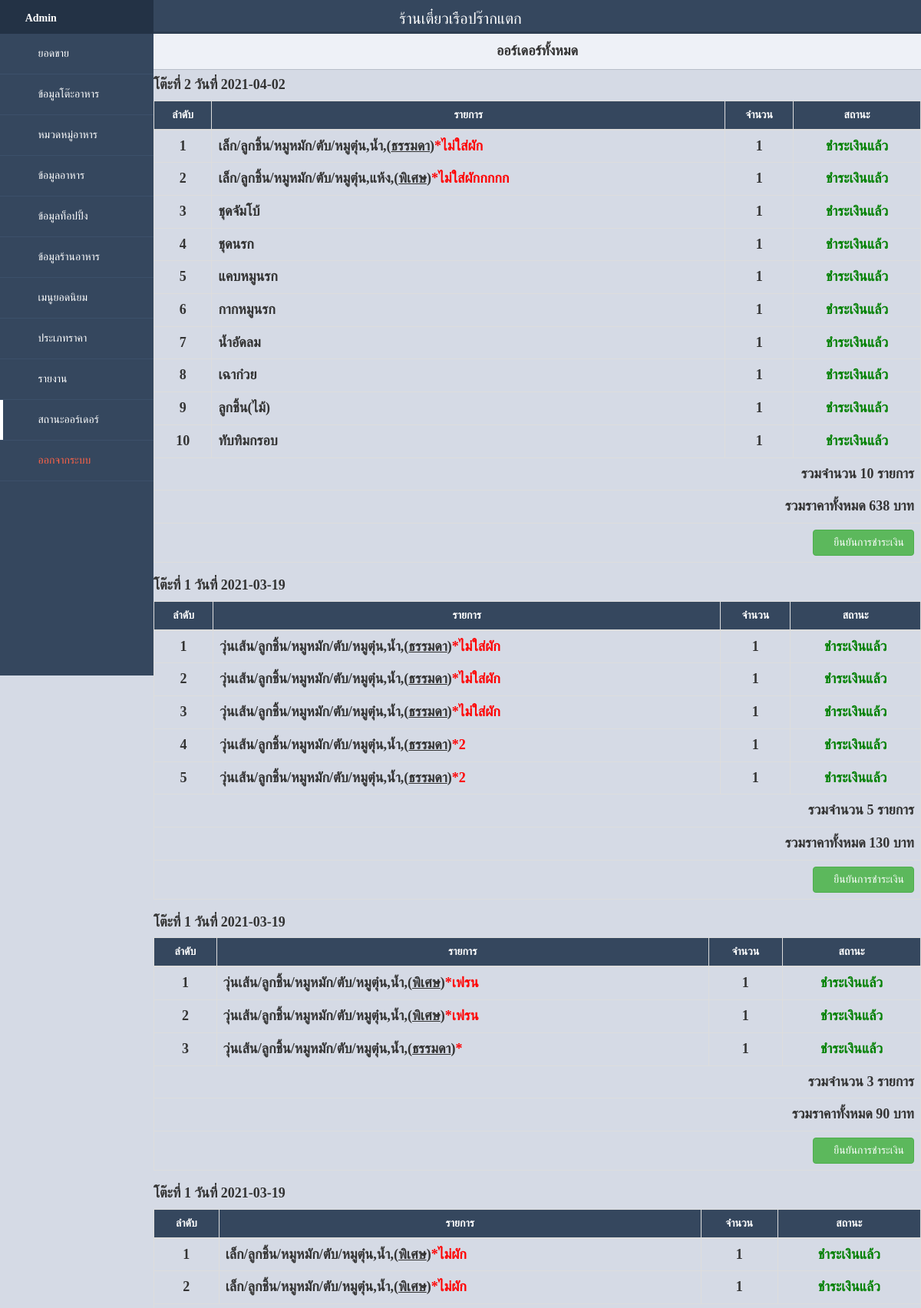
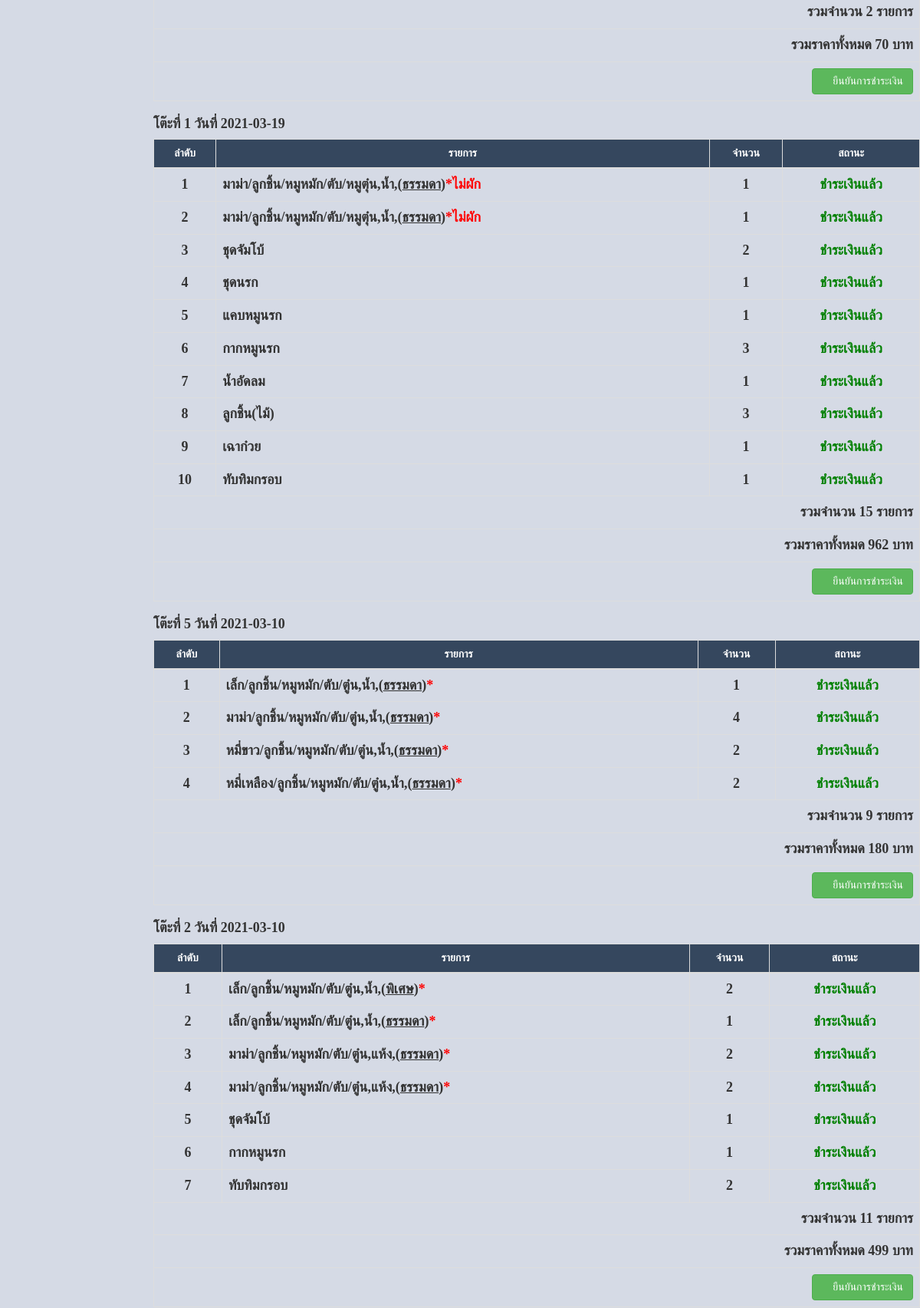
The app's page /admin/index.php?page=orders (upper part) with its own data (2 pictures, top to bottom).
### tables this page shows
CREATE TABLE `restaurant` (
  `id_restaurant` int(11) NOT NULL,
  `restaurant_name` varchar(100) NOT NULL,
  `restaurant_address` text NOT NULL,
  `restaurant_tel` varchar(10) NOT NULL,
  `restaurant_img` varchar(255) NOT NULL COMMENT 'รูปโลโก้ร้าน'
);

CREATE TABLE `order_list` (
  `list_id` int(11) NOT NULL COMMENT 'ไอดีของลิสรายการ',
  `order_id` int(11) NOT NULL COMMENT 'ไอดีของออร์เดอร์',
  `food_id` int(11) NOT NULL COMMENT 'ไอดีของอาหาร',
  `food_typeid` int(11) NOT NULL COMMENT 'ไอดีหมวดหมู่อาหาร',
  `order_unit` int(11) NOT NULL COMMENT 'จำนวนของรายการอาหาร',
  `food_statusid` int(11) NOT NULL COMMENT 'ไอดีสเตัสรายการอาหาร',
  `order_note` varchar(255) NOT NULL COMMENT 'หมายเหตุของอาหาร',
  `food_topping` varchar(255) NOT NULL COMMENT 'ท็อปปิ้งของก๋วยเตี๋ยว',
  `food_water` varchar(50) NOT NULL COMMENT 'ประเภทของก๋วยเตี๋ยว แห้ง/น้ำ',
  `price_categoryname` varchar(255) NOT NULL COMMENT 'ไอดีประเภทราคาอาหาร ธรรมดา/พิเศษ'
);

CREATE TABLE `orders` (
  `order_id` int(11) NOT NULL COMMENT 'ไอดีของออร์เดอร์',
  `order_date` date NOT NULL COMMENT 'วันที่การสั่งออร์เดอร์',
  `table_id` int(11) NOT NULL COMMENT 'โต๊ะของออร์เดอร์',
  `food_statusid` int(11) NOT NULL COMMENT 'สเตตัสของออร์เดอร์',
  `foodstatusid_dessert_drink` int(11) NOT NULL COMMENT 'สเตตัสสถานะของหวานและเครื่องดื่ม',
  `foodstatusid_hell` int(11) NOT NULL COMMENT 'สเตตัสสถานะเมนูนรก',
  `order_price` int(11) NOT NULL COMMENT 'ยอดใช้จ่ายทั้งหมด'
);

CREATE TABLE `food` (
  `food_id` int(11) NOT NULL COMMENT 'ไอดีอาหาร',
  `foodtype_id` varchar(2) NOT NULL COMMENT 'ไอดีหมวดหมู่อาหาร',
  `food_name` varchar(100) NOT NULL COMMENT 'ชื่ออาหาร',
  `food_price` varchar(10) NOT NULL COMMENT 'ราคาอาหาร',
  `food_flag` varchar(1) NOT NULL COMMENT 'สถานะของอาหาร',
  `food_img` varchar(100) NOT NULL COMMENT 'รูปภาพ',
  `food_recommend` varchar(1) NOT NULL COMMENT 'สถานะเมนูแนะนำ'
);

CREATE TABLE `food_status` (
  `food_statusid` int(11) NOT NULL COMMENT 'สเตตัสของออร์เดอร์',
  `food_statusname` varchar(50) NOT NULL COMMENT 'ชื่อของออร์เดอร์'
);

### admin/orders.php (the view, shortened to what this page needs)
<?php include("../admin/config.php"); ?>
<div class="title" style="text-align: center;">ออร์เดอร์ทั้งหมด</div>
<?php
	$sqli="SELECT * from orders inner join order_list on (orders.order_id=order_list.order_id) GROUP BY order_list.order_id order by order_list.list_id desc";
	$resulti=$db->query($sqli);
	while($rowi=$resulti->fetch_array(MYSQLI_BOTH)){?>
			<h4 class="page-banner-sm"><b>โต๊ะที่ <?php echo $rowi["table_id"]?> วันที่ <?php echo $rowi["order_date"]?></b></h4>
				<table class="table table-hover table-bordered" id="example" width="100%">
					<thead style="background-color: #35475e">
					<tr>
					<th scope="col">ลำดับ</th>
					<th scope="col">รายการ</th>
					<th scope="col">จำนวน</th>
					<th scope="col">สถานะ</th>
					</tr>
					</thead>
				<tbody>
				<form action="?page=check_bill" method="POST">
						<?php
						$total=0;
						$i=0;
						$sql="SELECT * from order_list inner join orders on (order_list.order_id=orders.order_id) inner join food on (order_list.food_id=food.food_id) inner join food_status on (order_list.food_statusid=food_status.food_statusid) where order_list.order_id='".$rowi["order_id"]."' and order_list.food_typeid='3' and orders.table_id='".$rowi["table_id"]."' order by order_list.list_id asc";
						$result=$db->query($sql);
						while($row=$result->fetch_array(MYSQLI_BOTH)){
						?>
							<tr>
								<td scope="row" style="text-align: center;"><?php echo ++$i; ?></td>
								<td><?php echo $row["food_name"].$row["food_topping"].','.$row["food_water"].',('.'<u>'.$row["price_categoryname"].'</u>'.')'."<span style='color:red'>".'*'.$row["order_note"]; "</span>"?></td>
								<td style="text-align: center;"><?php echo $row["order_unit"]; ?></td>
								<td style="text-align: center;">
								<?php
								if($row["food_statusid"]=='1'){
									echo '<font color="#0000FF">'.$row["food_statusname"].'</font>';
								}else if($row["food_statusid"]=='2'){
									echo '<font color="#FFA500">'.$row["food_statusname"].'</font>';
								}else if($row["food_statusid"]=='3'){
									echo '<font color="green">'.$row["food_statusname"].'</font>';
								}else
								?>
								</td>
							</tr>
							<?php  $total+=$row["order_unit"];?>
						<?php } ?>
						<?php
						$sql="SELECT order_list.order_id,orders.table_id,orders.food_statusid,order_list.food_typeid,order_list.order_unit,food.food_name,food_status.food_statusname,order_list.food_statusid,food.food_id,order_list.food_id, SUM(order_list.order_unit) as order_unit from order_list inner join orders on (order_list.order_id=orders.order_id) inner join food on (order_list.food_id=food.food_id) inner join food_status on (order_list.food_statusid=food_status.food_statusid) where  order_list.food_typeid<>'3' and orders.table_id='".$rowi["table_id"]."' and orders.order_id='".$rowi["order_id"]."' Group by order_list.food_id,order_list.food_statusid order by order_list.food_typeid DESC";
						$result=$db->query($sql);
						while($row=$result->fetch_array(MYSQLI_BOTH)){
						?>
						<tr>
							<td scope="row" style="text-align: center;"><?php echo ++$i; ?></td>
							<td><?php echo $row["food_name"];?></td>
							<td style="text-align: center;"><?php echo $row["order_unit"]; ?></td>
							<td style="text-align: center;">
							<?php
								if($row["food_statusid"]=='1'){
									echo '<font color="#0000FF">'.$row["food_statusname"].'</font>';
								}else if($row["food_statusid"]=='2'){
									echo '<font color="#FFA500">'.$row["food_statusname"].'</font>';
								}else if($row["food_statusid"]=='3'){
									echo '<font color="green">'.$row["food_statusname"].'</font>';
								}
							?>
							</td>
						</tr>
							<?php  $total+=$row["order_unit"];?>
						<?php } ?>
						<tr>
							<td colspan="4" style="text-align: right;">รวมจำนวน <?php echo $total?> รายการ</td>
						</tr>
						<tr>
							<td colspan="4" style="text-align: right;">รวมราคาทั้งหมด <?php echo $rowi["order_price"];?> บาท</td>
						</tr>
						<tr>
							<td colspan="4" style="text-align: right;">
							<button class="btn btn-success" name="<?php echo $row["order_id"]; ?>"><i class="fa fa-paper-plane" aria-hidden="true"></i> ยืนยันการชำระเงิน</button>
							</td>
						</tr>
					</form>
				</tbody>
				</table>
<?php } ?>

### admin/index.php (shortened to what this page needs)
<?php include("config.php"); ?>
<!DOCTYPE html>
<html>
	<head>
		<link rel="stylesheet" href="css/bootstrap.min.css">
		<link rel="stylesheet" href="css/main.css">
		<link rel="stylesheet" href="fonts/Mali.css">
		<link rel="stylesheet" href="fonts/font-awesome.min.css">
		<link rel="stylesheet" href="css/ionicons.min.css">
		<link rel="stylesheet" href="css/dataTables.main.css"/>
		<link rel="stylesheet" href="css/jquery.fancybox.min.css" media="screen">
	</head>
	<body>
		<div class="header">
			<?php
			$sql="select * from restaurant";
			$result=$db->query($sql);
			while($row=$result->fetch_array(MYSQLI_BOTH)){
			?>
			<div class="namestore"><?=$row["restaurant_name"]?></div>
			<?php
			}
			?>
		</div>
		<div class="side-nav">
			<div class="logo">
			<i class="fa fa-tachometer">
				<a href="index.php"></i> Admin</a>
			</div>
			<nav>
				<ul>
					<li <?php if($_GET['page']=="main") echo'class="active"'?>>
						<a href="index.php" title="ยอดขาย">
							<span><i class="fa fa-bar-chart"></i></span>
							<span>ยอดขาย</span>
						</a>
					</li>
					<li <?php if($_GET['page']=="datatable") echo'class="active"'?>
						<?php if($_GET['page']=="datatable_edit") echo'class="active"'?>>
						<a href="?page=datatable" title="ข้อมูลโต๊ะอาหาร">
							<span><i class="fa fa-table"></i></span>
							<span>ข้อมูลโต๊ะอาหาร</span>
						</a>
					</li>
					<li <?php if($_GET['page']=="foodcategory") echo'class="active"'?>
					<?php if($_GET['page']=="foodcategory_new") echo'class="active"'?>
					<?php if($_GET['page']=="foodcategory_edit") echo'class="active"'?>>
						<a href="?page=foodcategory" title="หมวดหมู่อาหาร">
							<span><i class="fa fa-th-list"></i></span>
							<span>หมวดหมู่อาหาร</span>
						</a>
					</li>
					<li <?php if($_GET['page']=="foodinformation") echo'class="active"'?>
					<?php if($_GET['page']=="foodinformation_new") echo'class="active"'?>
					<?php if($_GET['page']=="foodinformation_edit") echo'class="active"'?>>
						<a href="?page=foodinformation" title="ข้อมูลอาหาร">
							<span><i class="fa fa-th"></i></span>
							<span>ข้อมูลอาหาร</span>
						</a>
					</li>
					<li <?php if($_GET['page']=="food_topping") echo'class="active"'?>
					<?php if($_GET['page']=="food_topping_new") echo'class="active"'?>
					<?php if($_GET['page']=="food_topping_edit") echo'class="active"'?>>
						<a href="?page=food_topping" title="ข้อมูลอาหาร">
							<span><i class="fa fa-fort-awesome"></i></span>
							<span>ข้อมูลท็อปปิ้ง</span>
						</a>
					</li>
					<li <?php if($_GET['page']=="restaurant") echo'class="active"'?>
					<?php if($_GET['page']=="restaurant_edit") echo'class="active"'?>>
						<a href="?page=restaurant" title="ข้อมูลร้านอาหาร">
							<span><i class="fa fa-cogs"></i></span>
							<span>ข้อมูลร้านอาหาร</span>
						</a>
					</li>
					<li <?php if($_GET['page']=="popularmenu") echo'class="active"'?>>
						<a href="?page=popularmenu" title="เมนูยอดนิยม">
							<span><i class="fa fa-thumbs-up"></i></span>
							<span>เมนูยอดนิยม</span>
						</a>
					</li>
					<li <?php if($_GET['page']=="price_category") echo'class="active"'?>
					<?php if($_GET['page']=="price_category_edit") echo'class="active"'?>>
						<a href="?page=price_category" title="ประเภทราคา">
							<span><i class="fa fa-star-half-o"></i></span>
							<span>ประเภทราคา</span>
						</a>
					</li>
					<li <?php if($_GET['page']=="report") echo'class="active"'?>>
						<a href="?page=report" title="รายงาน">
							<span><i class="fa fa-line-chart"></i></span>
							<span>รายงาน</span>
						</a>
					</li>
					<li <?php if($_GET['page']=="orders") echo'class="active"'?>>
						<a href="?page=orders" title="ออร์เดอร์">
							<span><i class="fa fa-sort"></i></span>
							<span>สถานะออร์เดอร์</span>
						</a>
					</li>
					<li <?php if($_GET['page']=="logout") echo'class="active"'?>>
						<a href="?page=logout" title="ออกจากระบบ">
							<span><i class="fa fa-sign-out"></i></span>
							<span style="color: tomato;">ออกจากระบบ</span>
						</a>
					</li>
				</ul>
			</nav>
		</div>
		<div class="main-content">
		<?php
		if(@$_GET['fd'])
		$file=$_GET['fd']."/".$_GET['page'].".php";
		else
		$file=@$_GET['page'].".php";
		if(is_file($file)){
		require_once("$file");
		}
		else{
		require_once("main.php");
		}
		?>
		</div>
	</body>
</html>

### admin/css/main.css (style rules this page uses)
* { box-sizing: border-box; }
body { margin: 0; padding: 0; font-family: 'Mali', cursive; background-color: #d5dae5; -webkit-font-smoothing: antialiased; -moz-osx-font-smoothing: grayscale; }
.header { position: absolute; width: 100%; z-index: 3; height: 44px; background-color: #fff; border-bottom: 3px solid #2d3d51; }
th { color: #fff; text-align: center; font-size: 14px; }
td { font-size: 10px; font-weight: bold; }
.namestore { margin-top: 10px; color: #233245; text-align: center; font-size: 20px; }
.logo { height: 44px; padding: 10px; font-weight: 700; }
.side-nav .logo { background-color: #233245; color: #fff; }
.logo i { font-size: 22px; }
.nav-trigger span, .nav-trigger span:before, span:after { width: 20px; height: 2px; background-color: #35475e; position: absolute; }
.side-nav { position: absolute; width: 100%; height: 110vh; background-color: #35475e; z-index: 1; display: none; }
.side-nav ul { margin: 0; padding: 0; }
.side-nav ul li { padding: 16px 16px; border-bottom: 1px solid #3c506a; position: relative; }
.side-nav ul li.active:before { content: ''; position: absolute; width: 4px; height: 100%; top: 0; left: 0; background-color: #fff; }
.side-nav ul li a { color: #fff; display: block; text-decoration: none; }
.side-nav ul li i { color: #0497df; min-width: 20px; text-align: center; }
.side-nav ul li span:nth-child(2) { margin-left: 10px; font-size: 14px; }
.main-content { padding: 40px; margin-top: 0; padding: 0; padding-top: 44px; height: 100%; overflow: scroll; }
.main-content .title { background-color: #eef1f7; border-bottom: 1px solid #b8bec9; padding: 10px 20px; font-weight: 700; color: #333; font-size: 18px; }
@media screen and (min-width: 600px) { th { color: #fff; text-align: center; font-size: 14px; } }
@media screen and (min-width: 600px) { td { font-size: 18px; font-weight: bold; } }
@media screen and (min-width: 600px) { .namestore { margin-top: 10px; color: #fff; text-align: center; font-size: 20px; } }
@media screen and (min-width: 600px) { .header { background-color: #35475e; z-index: 1; } }
@media screen and (min-width: 600px) { .nav-trigger span, .nav-trigger span:before, span:after { background-color: #fff; } }
@media screen and (min-width: 600px) { .side-nav { position: fixed; display: block; width: 70px; z-index: 2; max-height: 100%; overflow-x: hidden; } }
@media screen and (min-width: 600px) { .side-nav ul li span:nth-child(2) { display: none; } }
@media screen and (min-width: 600px) { .side-nav .logo i { padding-left: 12px; } }
@media screen and (min-width: 600px) { .side-nav .logo a { display: none; text-decoration: none; color: #fff; } }
@media screen and (min-width: 600px) { .side-nav ul li i { font-size: 26px; } }
@media screen and (min-width: 600px) { .side-nav ul li a { text-align: center; } }
@media screen and (min-width: 600px) { .main-content { margin-left: 70px; } }
@media screen and (min-width: 800px) { th { color: #fff; text-align: center; font-size: 14px; } }
@media screen and (min-width: 800px) { td { font-size: 18px; font-weight: bold; } }
@media screen and (min-width: 800px) { .side-nav { width: 200px; } }
@media screen and (min-width: 800px) { .side-nav ul li span:nth-child(2) { display: inline-block; } }
@media screen and (min-width: 800px) { .side-nav ul li i { font-size: 16px; } }
@media screen and (min-width: 800px) { .side-nav ul li a { text-align: left; } }
@media screen and (min-width: 800px) { .side-nav .logo i { padding-left: 0; } }
@media screen and (min-width: 800px) { .side-nav .logo a { display: inline-block; text-decoration: none; color: #fff; } }
@media screen and (min-width: 800px) { .main-content { margin-left: 200px; } }

### records on screen
restaurant: restaurant_name "ร้านเตี๋ยวเรือปร๊ากแตก"
order_list: order.table_id "2", order.order_date "2021-04-02", food.food_name "เล็ก", food_topping "/ลูกชิ้น/หมูหมัก/ตับ/หมูตุ๋น", food_water "น้ำ", price_categoryname "ธรรมดา", order_note "ไม่ใส่ผัก", order_unit "1", food_statusid.food_statusname "ชำระเงินแล้ว", total "10", order.order_price "638"
order_list: food.food_name "เล็ก", food_topping "/ลูกชิ้น/หมูหมัก/ตับ/หมูตุ๋น", food_water "แห้ง", price_categoryname "พิเศษ", order_note "ไม่ใส่ผักกกกก", order_unit "1", food_statusid.food_statusname "ชำระเงินแล้ว"
orders: food.food_name "ชุดจัมโบ้", order_unit "1", food_statusname "ชำระเงินแล้ว", food.food_name "ชุดนรก", food.food_name "แคบหมูนรก", food.food_name "กากหมูนรก", food.food_name "น้ำอัดลม", food.food_name "เฉาก๋วย", food.food_name "ลูกชิ้น(ไม้)", food.food_name "ทับทิมกรอบ"
order_list: order.table_id "1", order.order_date "2021-03-19", food.food_name "วุ่นเส้น", food_topping "/ลูกชิ้น/หมูหมัก/ตับ/หมูตุ๋น", food_water "น้ำ", price_categoryname "ธรรมดา", order_note "ไม่ใส่ผัก", order_unit "1", food_statusid.food_statusname "ชำระเงินแล้ว", total "5", order.order_price "130"
order_list: food.food_name "วุ่นเส้น", food_topping "/ลูกชิ้น/หมูหมัก/ตับ/หมูตุ๋น", food_water "น้ำ", price_categoryname "ธรรมดา", order_note "ไม่ใส่ผัก", order_unit "1", food_statusid.food_statusname "ชำระเงินแล้ว"
order_list: food.food_name "วุ่นเส้น", food_topping "/ลูกชิ้น/หมูหมัก/ตับ/หมูตุ๋น", food_water "น้ำ", price_categoryname "ธรรมดา", order_note "ไม่ใส่ผัก", order_unit "1", food_statusid.food_statusname "ชำระเงินแล้ว"
order_list: food.food_name "วุ่นเส้น", food_topping "/ลูกชิ้น/หมูหมัก/ตับ/หมูตุ๋น", food_water "น้ำ", price_categoryname "ธรรมดา", order_note "2", order_unit "1", food_statusid.food_statusname "ชำระเงินแล้ว"
order_list: food.food_name "วุ่นเส้น", food_topping "/ลูกชิ้น/หมูหมัก/ตับ/หมูตุ๋น", food_water "น้ำ", price_categoryname "ธรรมดา", order_note "2", order_unit "1", food_statusid.food_statusname "ชำระเงินแล้ว"
order_list: order.table_id "1", order.order_date "2021-03-19", food.food_name "วุ่นเส้น", food_topping "/ลูกชิ้น/หมูหมัก/ตับ/หมูตุ๋น", food_water "น้ำ", price_categoryname "พิเศษ", order_note "เฟรน", order_unit "1", food_statusid.food_statusname "ชำระเงินแล้ว", total "3", order.order_price "90"
order_list: food.food_name "วุ่นเส้น", food_topping "/ลูกชิ้น/หมูหมัก/ตับ/หมูตุ๋น", food_water "น้ำ", price_categoryname "พิเศษ", order_note "เฟรน", order_unit "1", food_statusid.food_statusname "ชำระเงินแล้ว"
order_list: food.food_name "วุ่นเส้น", food_topping "/ลูกชิ้น/หมูหมัก/ตับ/หมูตุ๋น", food_water "น้ำ", price_categoryname "ธรรมดา", order_unit "1", food_statusid.food_statusname "ชำระเงินแล้ว"
order_list: order.table_id "1", order.order_date "2021-03-19", food.food_name "เล็ก", food_topping "/ลูกชิ้น/หมูหมัก/ตับ/หมูตุ๋น", food_water "น้ำ", price_categoryname "พิเศษ", order_note "ไม่ผัก", order_unit "1", food_statusid.food_statusname "ชำระเงินแล้ว", total "2", order.order_price "70"
order_list: food.food_name "เล็ก", food_topping "/ลูกชิ้น/หมูหมัก/ตับ/หมูตุ๋น", food_water "น้ำ", price_categoryname "พิเศษ", order_note "ไม่ผัก", order_unit "1", food_statusid.food_statusname "ชำระเงินแล้ว"
order_list: order.table_id "1", order.order_date "2021-03-19", food.food_name "มาม่า", food_topping "/ลูกชิ้น/หมูหมัก/ตับ/หมูตุ๋น", food_water "น้ำ", price_categoryname "ธรรมดา", order_note "ไม่ผัก", order_unit "1", food_statusid.food_statusname "ชำระเงินแล้ว", total "15", order.order_price "962"
order_list: food.food_name "มาม่า", food_topping "/ลูกชิ้น/หมูหมัก/ตับ/หมูตุ๋น", food_water "น้ำ", price_categoryname "ธรรมดา", order_note "ไม่ผัก", order_unit "1", food_statusid.food_statusname "ชำระเงินแล้ว"
orders: food.food_name "ชุดจัมโบ้", order_unit "2", food_statusname "ชำระเงินแล้ว", food.food_name "ชุดนรก", order_unit "1", food.food_name "แคบหมูนรก", food.food_name "กากหมูนรก", order_unit "3", food.food_name "น้ำอัดลม", food.food_name "ลูกชิ้น(ไม้)", food.food_name "เฉาก๋วย", food.food_name "ทับทิมกรอบ"
order_list: order.table_id "5", order.order_date "2021-03-10", food.food_name "เล็ก", food_topping "/ลูกชิ้น/หมูหมัก/ตับ/ตู๋น", food_water "น้ำ", price_categoryname "ธรรมดา", order_unit "1", food_statusid.food_statusname "ชำระเงินแล้ว", total "9", order.order_price "180"
order_list: food.food_name "มาม่า", food_topping "/ลูกชิ้น/หมูหมัก/ตับ/ตู๋น", food_water "น้ำ", price_categoryname "ธรรมดา", order_unit "4", food_statusid.food_statusname "ชำระเงินแล้ว"
order_list: food.food_name "หมี่ขาว", food_topping "/ลูกชิ้น/หมูหมัก/ตับ/ตู๋น", food_water "น้ำ", price_categoryname "ธรรมดา", order_unit "2", food_statusid.food_statusname "ชำระเงินแล้ว"
order_list: food.food_name "หมี่เหลือง", food_topping "/ลูกชิ้น/หมูหมัก/ตับ/ตู๋น", food_water "น้ำ", price_categoryname "ธรรมดา", order_unit "2", food_statusid.food_statusname "ชำระเงินแล้ว"
order_list: order.table_id "2", order.order_date "2021-03-10", food.food_name "เล็ก", food_topping "/ลูกชิ้น/หมูหมัก/ตับ/ตู๋น", food_water "น้ำ", price_categoryname "พิเศษ", order_unit "2", food_statusid.food_statusname "ชำระเงินแล้ว", total "11", order.order_price "499"
order_list: food.food_name "เล็ก", food_topping "/ลูกชิ้น/หมูหมัก/ตับ/ตู๋น", food_water "น้ำ", price_categoryname "ธรรมดา", order_unit "1", food_statusid.food_statusname "ชำระเงินแล้ว"
order_list: food.food_name "มาม่า", food_topping "/ลูกชิ้น/หมูหมัก/ตับ/ตู๋น", food_water "แห้ง", price_categoryname "ธรรมดา", order_unit "2", food_statusid.food_statusname "ชำระเงินแล้ว"
order_list: food.food_name "มาม่า", food_topping "/ลูกชิ้น/หมูหมัก/ตับ/ตู๋น", food_water "แห้ง", price_categoryname "ธรรมดา", order_unit "2", food_statusid.food_statusname "ชำระเงินแล้ว"
orders: food.food_name "ชุดจัมโบ้", order_unit "1", food_statusname "ชำระเงินแล้ว", food.food_name "กากหมูนรก", food.food_name "ทับทิมกรอบ", order_unit "2"
